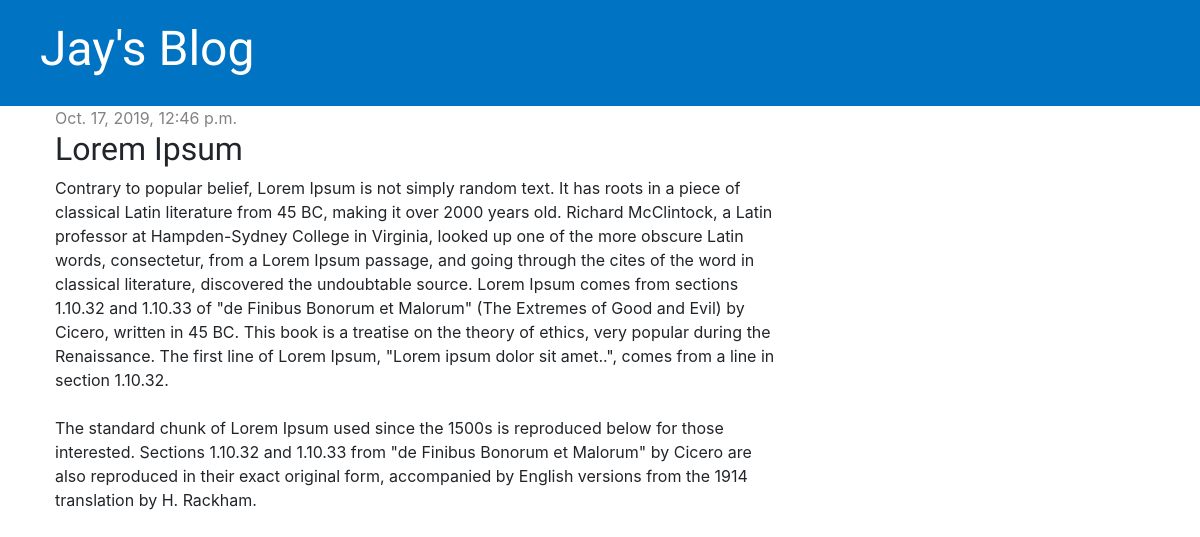
The page /post/8/ on the database its author committed.
### blog/models.py (models this page shows, shortened)
class Post(models.Model):
    author = models.ForeignKey(settings.AUTH_USER_MODEL, on_delete=models.CASCADE)
    title = models.CharField(max_length=200)
    text = models.TextField()
    created_date = models.DateTimeField(default=timezone.now)
    published_date = models.DateTimeField(blank=True, null=True)

### blog/views.py (the view)
# urls.py: path('post/<int:pk>/', views.post_detail, name='post_detail'),
def post_detail(request, pk):
    post = get_object_or_404(Post, pk=pk)
    return render(request, 'blog/post_detail.html', {'post': post})

### blog/templates/blog/post_detail.html
{% extends 'blog/base.html' %}
{% block content %}
    <div class="post">
        {% if post.published_date %}
            <div class="date">
                {{ post.published_date }}
            </div>
        {% endif %}
        <h2>{{ post.title }}</h2>
        <p>{{ post.text|linebreaksbr }}</p>
    </div>
{% endblock %}

### blog/static/blog/blog.css (style rules this page uses)
h1, h2, h3, h4 { font-family: 'Lobster'; }
.date { color: #828282; }
.post { margin-bottom: 70px; }

### rows shown on the page
Post: published_date "Oct. 17, 2019, 12:46 p.m.", title "Lorem Ipsum", text "Contrary to popular belief, Lorem Ipsum is not simply random text. It has roots in a piece of classical Latin literature from 45 BC, making it over 2000 years old. Richard McClintock, a Latin professor at Hampden-Sydney College in Virginia, looked up one of the more obscure Latin words, consectetur, from a Lorem Ipsum passage, and going through the cites of the word in classical literature, discovered the undoubtable source. Lorem Ipsum comes from sections 1.10.32 and 1.10.33 of \"de Finibus Bonorum et Malorum\" (The Extremes of Good and Evil) by Cicero, written in 45 BC. This book is a treatise on the theory of ethics, very popular during the Renaissance. The first line of Lorem Ipsum,…"
